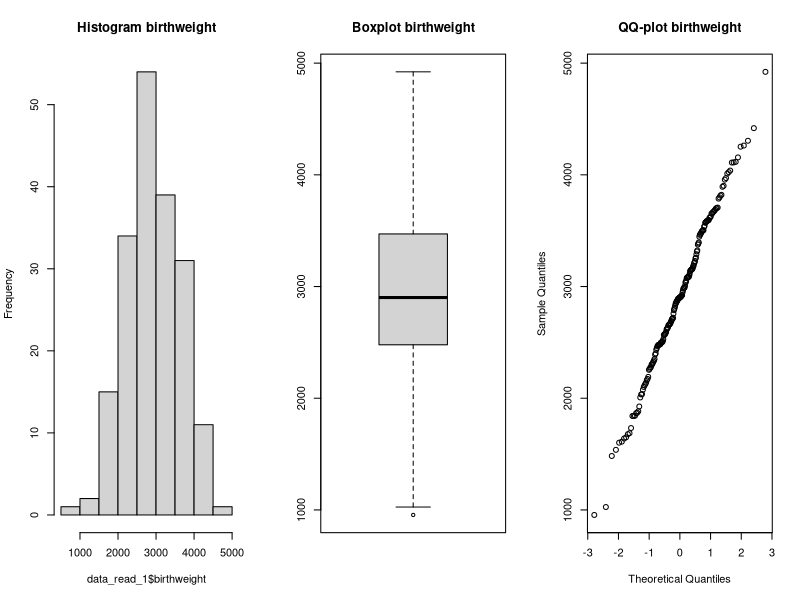
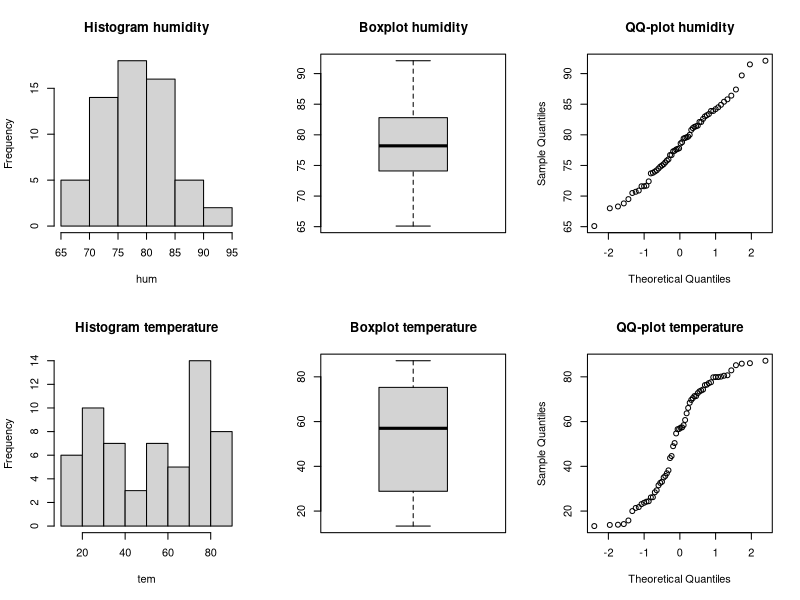
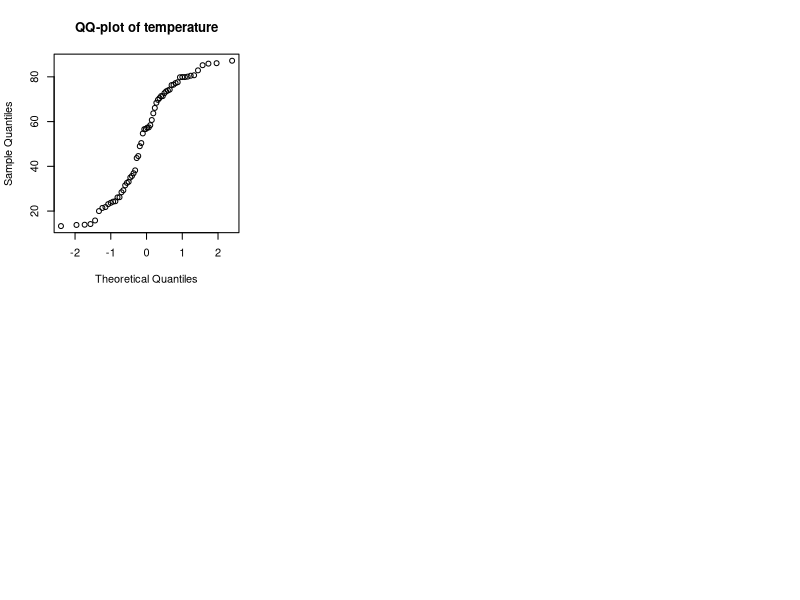

Write the R code that produced these figures, in order.
## ---- chunk 1
data_read_1 = read.table("./birthweight.txt", header=TRUE)
## ---- chunk 2
par(mfrow=c(1,3))
hist(data_read_1$birthweight, main="Histogram birthweight")
boxplot(data_read_1$birthweight, main="Boxplot birthweight")
qqnorm(data_read_1$birthweight, main="QQ-plot birthweight")
## ---- chunk 3
summary(data_read_1)
## ---- chunk 4
m = round(mean(data_read_1$birthweight),2)
m
## ---- chunk 5
mu=0.2
n = length(data_read_1$birthweight); n # calculates the length
s = round(sd(data_read_1$birthweight), 3); s # calculates standard deviation
t = round(qt(0.95,df=length(data_read_1$birthweight)-1),3); t   # calculates test statistic
ci = round(c(m-t*s/sqrt(n),m+t*s/sqrt(n)), 3); ci # 90% confidence interval
## ---- chunk 6
n = length(data_read_1$birthweight)
n
## ---- chunk 7
s = round(sd(data_read_1$birthweight), 3)
s
## ---- chunk 8
t = round(qt(0.95,df=length(data_read_1$birthweight)-1),3)
t
## ---- chunk 9
round(c(m-t*s/sqrt(n),m+t*s/sqrt(n)), 3)
## ---- chunk 10
t.test(data_read_1$birthweight,mu=2800,alt="g") 
## ---- chunk 11
weather = read.table(file="weather.txt", header=TRUE)
hum=weather$humidity
tem=weather$temperature

par(mfrow=c(2,3))
hist(hum, main="Histogram humidity")
boxplot(hum, main="Boxplot humidity")
qqnorm(hum, main="QQ-plot humidity")
hist(tem, main="Histogram temperature")
boxplot(tem, main="Boxplot temperature")
qqnorm(tem, main="QQ-plot temperature")
## ---- chunk 12
summary(weather)
## ---- chunk 13
qqnorm(tem, main="QQ-plot of temperature") 
## ---- chunk 14
alpha = 0.10
n = length(weather$temperature)
m = mean(weather$temperature)
s = sd(weather$temperature)

t = qt(1 - alpha / 2, df=n - 1)
c(m - t * s / sqrt(n), m + t * s / sqrt(n))

z = qnorm(0.95)

## ---- chunk 15
data_read_4 = read.table("./austen.txt",header=TRUE)
## ---- chunk 16
Sense = data_read_4$Sense
Emma = data_read_4$Emma
Sand1 = data_read_4$Sand1
x=as.data.frame(matrix(c(Sense, Emma, Sand1),ncol=3,nrow=6)) 
dimnames(x)=list(c("a","an", "this", "that", "with", "without"),c("Sense","Emma", "Sand1")) 
x
## ---- chunk 17
z = chisq.test(x)
z
## ---- chunk 18
z$expected
z$observed
X2=sum((z$observed-z$expected)^2/z$expected)
X2
## ---- chunk 19
1-pchisq(X2,df=(6-1)*(3-1)) # same is the same as the p-value we got from the Chi-squared test.
residuals(z) 
## ---- chunk 20
Sand2 = data_read_4$Sand2
x=as.data.frame(matrix(c(Sense, Emma, Sand1, Sand2),ncol=4,nrow=6))
dimnames(x)=list(c("a","an", "this", "that", "with", "without"),c("Sense","Emma", "Sand1", "Sand2"))
x
## ---- chunk 21
z = chisq.test(x)
z
## ---- chunk 22
sand2 = data_read_4$Sand2
x=as.data.frame(matrix(c(Sand1, Sand2),ncol=2,nrow=6))
dimnames(x)=list(c("a","an", "this", "that", "with", "without"),c("Sand1", "Sand2"))
x
## ---- chunk 23
z = chisq.test(x)
z
